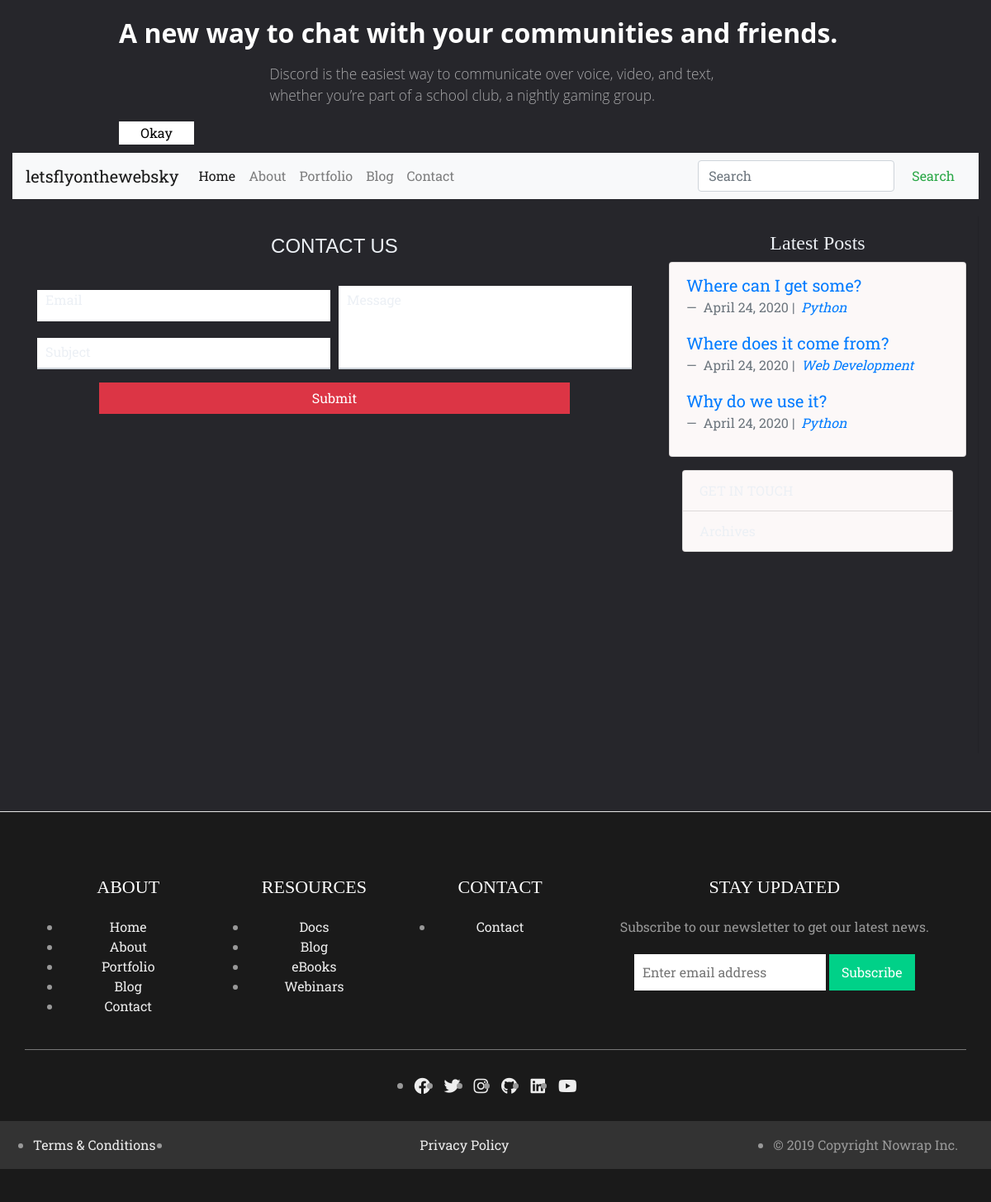
Page /contact/ on the committed database.
### blog/models.py (models this page shows, shortened)
class Post(models.Model):
    main_image      = models.ImageField(upload_to='images/', blank=True)
    title           = models.CharField(max_length=255)
    slug            = models.SlugField(null=False, unique=True)
    body            = models.TextField()
    created_on      = models.DateTimeField(auto_now_add=True)
    status          = models.IntegerField(choices=STATUS, default=0)
    last_modified   = models.DateTimeField(auto_now=True)
    categories      = models.ManyToManyField('Category', related_name='posts')
    read_time       = models.IntegerField(default=0)
    number_of_views = models.IntegerField(default=0, null=True, blank=True)
    number_of_likes = models.IntegerField(default=0, null=True, blank=True)
    objects = models.Manager()
    class Meta:
        ordering = ['-created_on']

class Category(models.Model):
    name = models.CharField(max_length=20, db_index=True,unique=True)
    objects = models.Manager()

### contact/views.py (the view, shortened to what this page needs)
# urls.py: path('', views.contact_view, name='contact'),
def contact_view(request):
    if request.method == 'GET':
        form = ContactForm()
    return render(request, "contact.html", {'form': form})

### contact/forms.py
class ContactForm(forms.Form):
    from_email = forms.EmailField(required=True)
    subject = forms.CharField(required=True)
    message = forms.CharField(widget=forms.Textarea, required=True)

### blog/templatetags/blog_tags.py (called while the page is built)
@register.inclusion_tag('_latest_posts.html')
def latest_posts():
    posts = Post.objects.filter(status=1)[:3]
    return {'posts': posts}

### contact/templates/contact.html (shortened to what this page needs)
{% extends "base.html" %}
{% block page_content %}
  <div class="container-fluid">
    <h2 class="text-center pt-4">Contact Us</h2>
    <div class="wrap">
    <form class="cool-b4-form" method="POST">
      <div class="form-row">
        <div class="col-md-6">
          <div class="form-group">
            <input type="email" class="form-control" name="from_email" id="from_email">
            <label for="email">Email</label>
          </div>
          <div class="form-group">
            <input type="text" class="form-control" name="subject" id="subject">
            <label for="subject">Subject</label>
          </div>
        </div>
        <div class="col-md-6">
          <div class="form-group">
            <textarea name="message" id="message" class="form-control"></textarea>
            <label for="message">Message</label>
          </div>
        </div>
      </div>
      <div class="col-md-10 mx-auto mt-3">
        <button type="submit" class="btn btn-lg btn-danger btn-block">Submit</button>
      </div>
    </form>
  </div>
</div>
{% endblock %}

### blog/templates/_latest_posts.html
{% for entry in posts %}
<blockquote class="blockquote">
  <p class="mb-0"><a href="{% url 'blog_detail' entry.slug %}">{{ entry.title }}</a></p>
  <footer class="blockquote-footer">
    {{ entry.created_on.date }} |&nbsp;
    <cite title="Source Title">
      {% for category in entry.categories.all %}
      <a href="{% url 'blog_category' category.name %}">
        {{ category.name }}
      </a>
      {% endfor %}
    </cite>
  </footer>
</blockquote>
{% endfor %}

### static/css/main.css (style rules this page uses)
*, *:before, *:after { margin: 0; padding: 0; -moz-box-sizing: border-box; -webkit-box-sizing: border-box; -ms-box-sizing: border-box; box-sizing: border-box; transition: 0.4s ease all; }
html { height: 100%; font-size: 100%; }
body { display: block; background: #26262b; color: #ecf0f5 }
.container-fluid { width: 100%; padding-right: 15px; padding-left: 15px; margin-right: auto; margin-left: auto; }
h1, h2, h3, h4, h5, h6 { font-family: "Playfair Display", Georgia, "Times New Roman", serif; }
.btn { display: inline-block; font-weight: 400; text-align: center; white-space: nowrap; vertical-align: middle; -webkit-user-select: none; -moz-user-select: none; -ms-user-select: none; user-select: none; border: 1px solid transparent; padding: .375rem .75rem; font-size: 1rem; line-height: 1.5; border-radius: .25rem; transition: color .15s ease-in-out,background-color .15s ease-in-out,border-color .15s ease-in-out,box-shadow .15s ease-in-out; }
a { color: #007bff; text-decoration: none; background-color: transparent; -webkit-text-decoration-skip: objects; }
input[type="email"] { border: 0; padding: 0.625rem; margin-top: 0.3125rem; }
body, button, input { font-family: Roboto Slab; }
h2 { font: 1.5em/1 Helvetica, sans-serif; text-transform: uppercase; margin-bottom: .667em; }
p { margin-bottom: 1em; }
.wrap { height: 100%; }
.cool-b4-form .btn { border-radius: 0; }
.cool-b4-form .form-group { position: relative; padding-top: 20px; margin-bottom: 0; }
.cool-b4-form .form-group:first-child:last-child { height: 100%; }
.cool-b4-form .form-group:first-child:last-child .form-control { height: 100%; }
.cool-b4-form .form-group textarea { resize: none; }
.cool-b4-form .form-group label { position: absolute; left: 10px; top: 25px; transition: all 0.4s ease; }
.cool-b4-form .form-group .form-control { border-radius: 0; border-width: 0 0 2px 0; }

### rows in the picture
Post: title "Where can I get some?", created_on "April 24, 2020"
Category: name "Python"
Post: title "Where does it come from?", created_on "April 24, 2020"
Category: name "Web Development"
Post: title "Why do we use it?", created_on "April 24, 2020"
